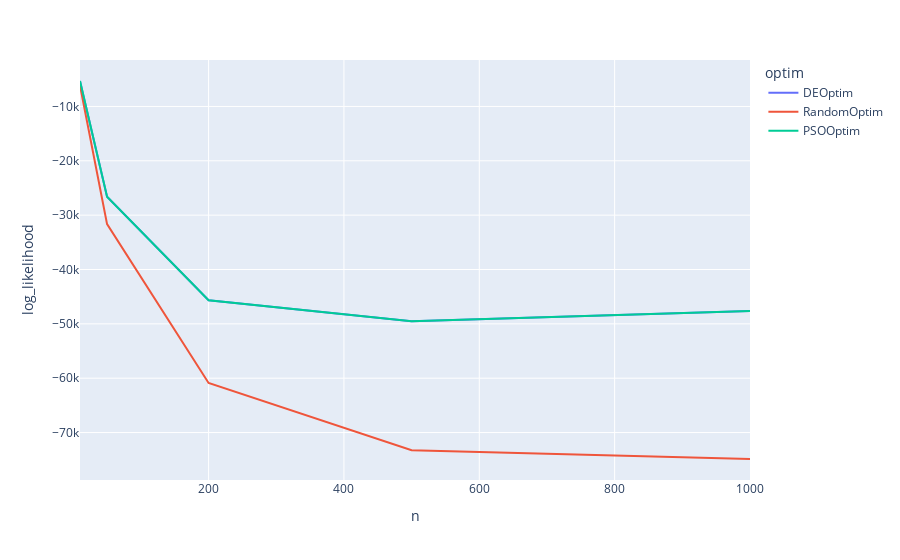

The code cell stored with this chart in its notebook:
### Code cell
px.line(df, x="n", y="log_likelihood", color="optim")

### Figure 1 — Plotly figure (JSON) as saved in the notebook; plotly's stock layout.template omitted (floating-point values rounded to 4 significant figures)
{"data": [{"hovertemplate": "optim=DEOptim<br>n=%{x}<br>log_likelihood=%{y}<extra></extra>", "legendgroup": "DEOptim", "line": {"color": "#636efa", "dash": "solid"}, "marker": {"symbol": "circle"}, "mode": "lines", "name": "DEOptim", "orientation": "v", "showlegend": true, "type": "scatter", "x": [10, 50, 200, 500, 1000], "xaxis": "x", "y": [-5315.0, -26610.0, -45660.0, -49520.0, -47650.0], "yaxis": "y"}, {"hovertemplate": "optim=RandomOptim<br>n=%{x}<br>log_likelihood=%{y}<extra></extra>", "legendgroup": "RandomOptim", "line": {"color": "#EF553B", "dash": "solid"}, "marker": {"symbol": "circle"}, "mode": "lines", "name": "RandomOptim", "orientation": "v", "showlegend": true, "type": "scatter", "x": [10, 50, 200, 500, 1000], "xaxis": "x", "y": [-6127.0, -31660.0, -60890.0, -73250.0, -74870.0], "yaxis": "y"}, {"hovertemplate": "optim=PSOOptim<br>n=%{x}<br>log_likelihood=%{y}<extra></extra>", "legendgroup": "PSOOptim", "line": {"color": "#00cc96", "dash": "solid"}, "marker": {"symbol": "circle"}, "mode": "lines", "name": "PSOOptim", "orientation": "v", "showlegend": true, "type": "scatter", "x": [10, 50, 200, 500, 1000], "xaxis": "x", "y": [-5315.0, -26610.0, -45660.0, -49510.0, -47650.0], "yaxis": "y"}], "layout": {"legend": {"title": {"text": "optim"}, "tracegroupgap": 0}, "margin": {"t": 60}, "xaxis": {"anchor": "y", "domain": [0, 1], "title": {"text": "n"}}, "yaxis": {"anchor": "x", "domain": [0, 1], "title": {"text": "log_likelihood"}}}}
